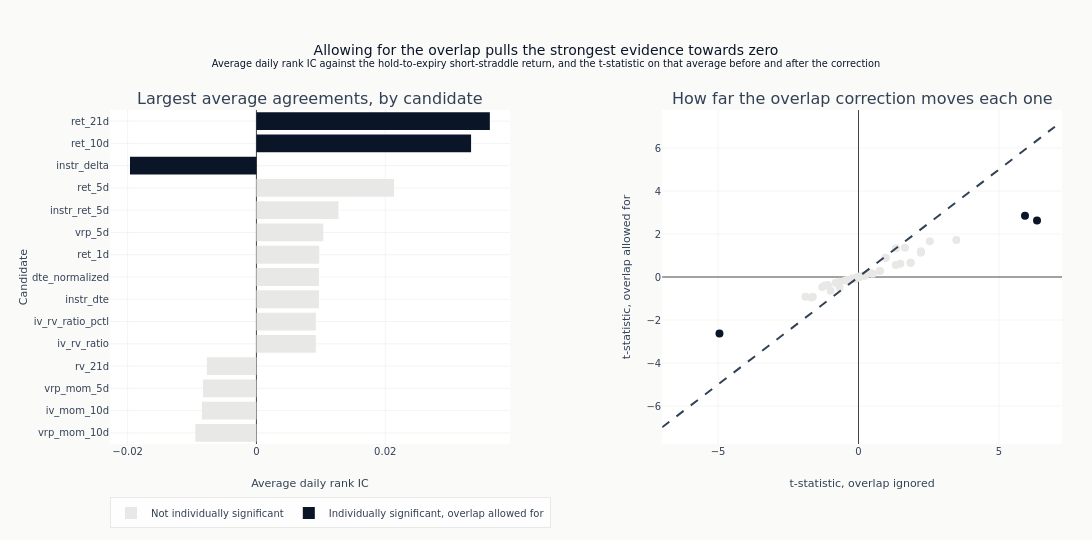

The notebook cell saved with this chart:
### Code cell
max_t = (
    max(
        float(eval_summary["naive_t"].abs().max() or 1.0),
        float(eval_summary["hac_t"].abs().max() or 1.0),
    )
    * 1.1
)
fig.add_trace(
    go.Scatter(
        x=[-max_t, max_t],
        y=[-max_t, max_t],
        mode="lines",
        line=dict(dash="dash", color=COLORS["neutral"]),
        showlegend=False,
    ),
    row=1,
    col=2,
)

fig.update_layout(
    template="ml4t",
    height=540,
    width=1100,
    title={
        "text": (
            "Allowing for the overlap pulls the strongest evidence towards zero"
            "<br><sup>Average daily rank IC against the hold-to-expiry short-straddle return, "
            "and the t-statistic on that average before and after the correction</sup>"
        )
    },
    margin=dict(l=110, r=30, t=110, b=60),
    legend=dict(orientation="h", y=-0.16, x=0),
)
fig.update_xaxes(title_text="Average daily rank IC", zeroline=True, row=1, col=1)
fig.update_xaxes(title_text="t-statistic, overlap ignored", row=1, col=2)
fig.update_yaxes(title_text="Candidate", row=1, col=1)
fig.update_yaxes(title_text="t-statistic, overlap allowed for", row=1, col=2)
show_plotly_with_alt(
    fig,
    "Two panels. On the left, a horizontal bar chart of the average daily rank IC by "
    "candidate, ordered by size, with only ret_21d, ret_10d and instr_delta shaded as "
    "individually significant once the overlap is allowed for and the other twelve left pale. "
    "On the right, a scatter of the t-statistic with the overlap ignored against the "
    "t-statistic with it allowed for, one point per candidate, with a dashed diagonal marking "
    "where the two would agree. Every point sits inside the diagonal, so each t-statistic "
    "shrinks towards zero; the three largest move the most, ret_21d from 6.0 to 2.4 and ret_10d "
    "from 5.7 to 2.7 on the positive side, instr_delta from -4.6 to -2.4 on the negative.",
)

### Figure 1 — Plotly figure (JSON) as saved in the notebook; plotly's stock layout.template omitted (floating-point values rounded to 4 significant figures)
{"data": [{"marker": {"color": "#e8e8e6"}, "name": "Not individually significant", "orientation": "h", "type": "bar", "x": [-0.009488, -0.008464, -0.008304, -0.007695, 0.009225, 0.009225, 0.009707, 0.009707, 0.009753, 0.01038, 0.01274, 0.02137], "xaxis": "x", "y": ["vrp_mom_10d", "iv_mom_10d", "vrp_mom_5d", "rv_21d", "iv_rv_ratio", "iv_rv_ratio_pctl", "instr_dte", "dte_normalized", "ret_1d", "vrp_5d", "instr_ret_5d", "ret_5d"], "yaxis": "y"}, {"marker": {"color": "#0a1628"}, "name": "Individually significant, overlap allowed for", "orientation": "h", "type": "bar", "x": [-0.01963, 0.03333, 0.03625], "xaxis": "x", "y": ["instr_delta", "ret_10d", "ret_21d"], "yaxis": "y"}, {"marker": {"color": "#e8e8e6", "size": 8}, "mode": "markers", "showlegend": false, "text": ["ret_5d", "instr_ret_5d", "vrp_5d", "ret_1d", "instr_dte", "dte_normalized", "vrp_mom_10d", "iv_rv_ratio", "iv_rv_ratio_pctl", "iv_mom_10d", "vrp_mom_5d", "rv_21d", "instr_rel_spread", "spread_pctl", "sv_vrp", "rv_5d", "sv_vol", "vrp_10d", "instr_ret_1d", "rv_10d", "iv_mom_5d", "rv_63d", "vrp_63d", "vrp_21d", "vrp_21d_pctl", "instr_pct_of_S", "rv_42d", "iv_skew_atm", "iv_mom_21d", "vrp_zscore_252", "put_iv", "iv_atm", "iv_atm_pctl", "garch_cond_vol", "call_iv", "garch_vrp", "instr_vega", "volume_zscore", "instr_cost_mom_5d", "iv_atm_z_252", "instr_theta", "vrp_42d", "instr_gamma", "abs_net_delta", "theta_vega_ratio"], "type": "scatter", "x": [3.485, 2.54, 2.224, 1.653, 0.964, 0.964, -1.889, 1.855, 1.855, -1.626, -1.683, -1.205, 2.22, 2.22, 1.49, -1.292, -1.087, 1.329, 1.332, -0.8064, -0.9921, -0.6744, -0.7997, 0.759, 0.759, 0.5045, -0.4789, -0.6731, 0.4373, -0.3862, 0.2395, 0.2003, 0.2003, -0.2138, 0.1779, -0.2223, 0.09586, -0.1231, -0.09285, -0.08348, 0.05123, -0.04847, -0.03614, 0.03715, 0.01386], "xaxis": "x2", "y": [1.715, 1.665, 1.197, 1.365, 0.8945, 0.8945, -0.9143, 0.6629, 0.6629, -0.9208, -0.9534, -0.3962, 1.134, 1.134, 0.6125, -0.4647, -0.3689, 0.5536, 1.335, -0.2722, -0.6368, -0.2184, -0.2856, 0.2737, 0.2737, 0.1559, -0.1604, -0.494, 0.178, -0.1446, 0.07407, 0.0619, 0.0619, -0.06831, 0.05492, -0.08004, 0.02952, -0.09857, -0.07352, -0.03395, 0.01556, -0.01736, -0.01104, 0.01784, 0.00444], "yaxis": "y2"}, {"marker": {"color": "#0a1628", "size": 8}, "mode": "markers", "showlegend": false, "text": ["ret_21d", "ret_10d", "instr_delta"], "type": "scatter", "x": [6.355, 5.928, -4.95], "xaxis": "x2", "y": [2.63, 2.845, -2.633], "yaxis": "y2"}, {"line": {"color": "#334155", "dash": "dash"}, "mode": "lines", "showlegend": false, "type": "scatter", "x": [-6.991, 6.991], "xaxis": "x2", "y": [-6.991, 6.991], "yaxis": "y2"}], "layout": {"annotations": [{"font": {"size": 16}, "showarrow": false, "text": "Largest average agreements, by candidate", "x": 0.21, "xanchor": "center", "xref": "paper", "y": 1.0, "yanchor": "bottom", "yref": "paper"}, {"font": {"size": 16}, "showarrow": false, "text": "How far the overlap correction moves each one", "x": 0.79, "xanchor": "center", "xref": "paper", "y": 1.0, "yanchor": "bottom", "yref": "paper"}], "height": 540, "legend": {"orientation": "h", "x": 0, "y": -0.16}, "margin": {"b": 60, "l": 110, "r": 30, "t": 110}, "title": {"text": "Allowing for the overlap pulls the strongest evidence towards zero<br><sup>Average daily rank IC against the hold-to-expiry short-straddle return, and the t-statistic on that average before and after the correction</sup>"}, "width": 1100, "xaxis": {"anchor": "y", "domain": [0.0, 0.42], "title": {"text": "Average daily rank IC"}, "zeroline": true}, "xaxis2": {"anchor": "y2", "domain": [0.58, 1.0], "title": {"text": "t-statistic, overlap ignored"}}, "yaxis": {"anchor": "x", "domain": [0.0, 1.0], "title": {"text": "Candidate"}}, "yaxis2": {"anchor": "x2", "domain": [0.0, 1.0], "title": {"text": "t-statistic, overlap allowed for"}}}}
